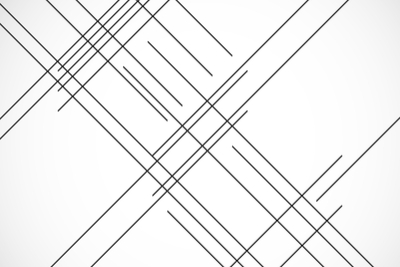
#> input picture segmentation/lines.jpg, 400 x 267 px, found by its file name
$ jupyter execute --allow-errors Detection.ipynb   (Python 2 division)
#> lines starting #> are read from the running program, lines starting #| are printed output that depends on the picture; after the words box and inside, x2 and y2 are one past the last pixel; in counts of white or black regions, pixels touching at a corner belong together
Hough lines:

[cell 1]
import cv2
import numpy as np

image = cv2.imread('/home/nikamanth/Documents/mynotes/cv/segmentation/lines.jpg')
#> image is the input picture: shape (267, 400, 3); min 7, max 255, mean 241
# image = cv2.pyrDown(image)
# image = cv2.pyrDown(image)

cv2.imshow("image",image)
cv2.waitKey(0)
gray = cv2.cvtColor(image,cv2.COLOR_BGR2GRAY)
# blur = cv2.GaussianBlur(gray,(3,3),120)
edges = cv2.Canny(gray,100,170)
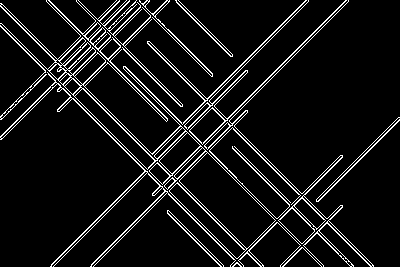
#> edges: shape (267, 400); 7.8% white in thin lines or dots
cv2.imshow("image",edges)
cv2.waitKey(0)
lines = cv2.HoughLines(edges, 1, np.pi/180, 120)
#> lines = 41 rows, first 8: [4, 2.36], [18, 2.36], [-74, 2.36], [223, 0.785], [216, 0.785], [1, 2.36], [-76, 2.36], [16, 2.36]
print len(lines)
#| 41
for i in range(len(lines)):
    for rho, theta in lines[i]:
        a = np.cos(theta)
        b = np.sin(theta)
        x0 = a * rho
        y0 = b * rho
        x1 = int(x0 + 1000*(-b))
        y1 = int(y0 + 1000*(a))
        x2 = int(x0 - 1000*(-b))
        y2 = int(y0 - 1000*(a))
        cv2.line(image, (x1, y1),(x2,y2), (255,0,0),2)
        cv2.imshow('Hough Lines' , image)
        cv2.waitKey(0)
#> this loop made 41 passes
#> pass 1, `cv2.imshow('Hough Lines' , image)`:
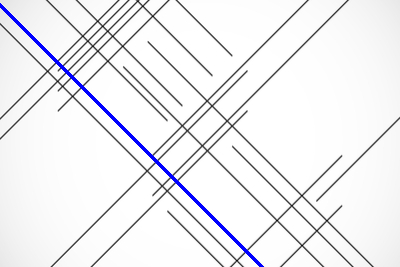
#> window 'Hough Lines': shape (267, 400, 3); mean B, G, R 242.1, 238.9, 238.9
#> pass 2, `cv2.imshow('Hough Lines' , image)`:
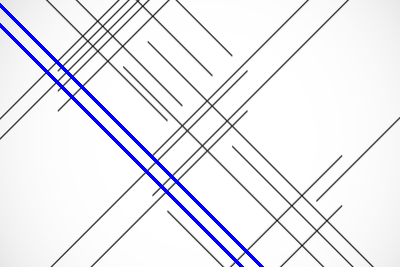
#> window 'Hough Lines': shape (267, 400, 3); mean B, G, R 243, 237, 237
#> after the loop:
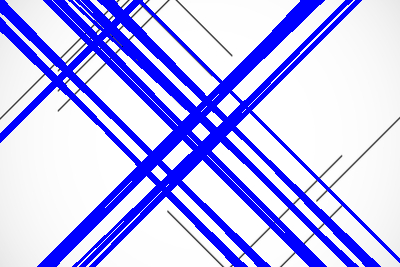
#> image: shape (267, 400, 3); mean B, G, R 250.3, 184.1, 184.1

cv2.imshow('Hough Lines' , image)
cv2.waitKey(0)
cv2.destroyAllWindows()

[cell 2]
import cv2
import numpy as np

image = cv2.imread('/home/nikamanth/Documents/mynotes/cv/segmentation/lines.jpg')
# image = cv2.pyrDown(image)
# image = cv2.pyrDown(image)

cv2.imshow("image",image)
cv2.waitKey(0)
gray = cv2.cvtColor(image,cv2.COLOR_BGR2GRAY)
blur = cv2.GaussianBlur(gray,(3,3),120)
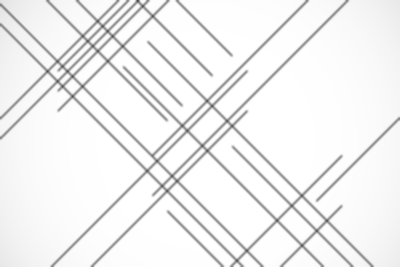
#> blur: shape (267, 400); min 67, max 255, mean 241
edges = cv2.Canny(blur,100,170)
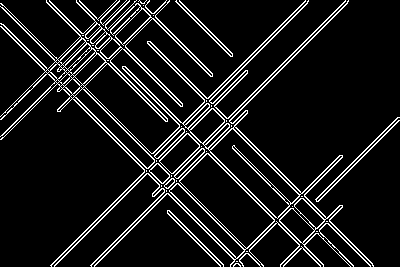
#> edges: shape (267, 400); 9.5% white in thin lines or dots
cv2.imshow("image",edges)
cv2.waitKey(0)
lines = cv2.HoughLinesP(edges, 1, np.pi/180, 100, 0, 0)
#> lines = 83 rows, first 6: [74, 99, 144, 169], [187, 128, 209, 106], [2, 7, 54, 59], [191, 129, 212, 108], [232, 128, 299, 195], [174, 176, 202, 148]
print range(len(lines))
#> (printed output is left out)
for i in range(len(lines)):
    for x1,y1,x2,y2 in lines[i]:
        cv2.line(image, (x1, y1),(x2,y2), (255,0,0),2)
#> this loop made 83 passes
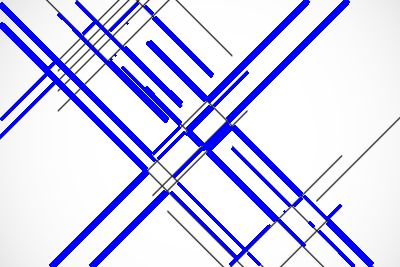
#> image: shape (267, 400, 3); 14.33% of pixels changed, all inside (x1, y1, x2, y2) = (0, 0, 374, 267)
#         cv2.imshow('Hough Lines' , image)
#         cv2.waitKey(0)

cv2.imshow('Hough Lines' , image)
cv2.waitKey(0)
cv2.destroyAllWindows()

Blob Detection:

[cell 3]
import cv2
import numpy as np

image = cv2.imread('/home/nikamanth/Documents/mynotes/cv/segmentation/sunflower.jpg',cv2.IMREAD_GRAYSCALE)
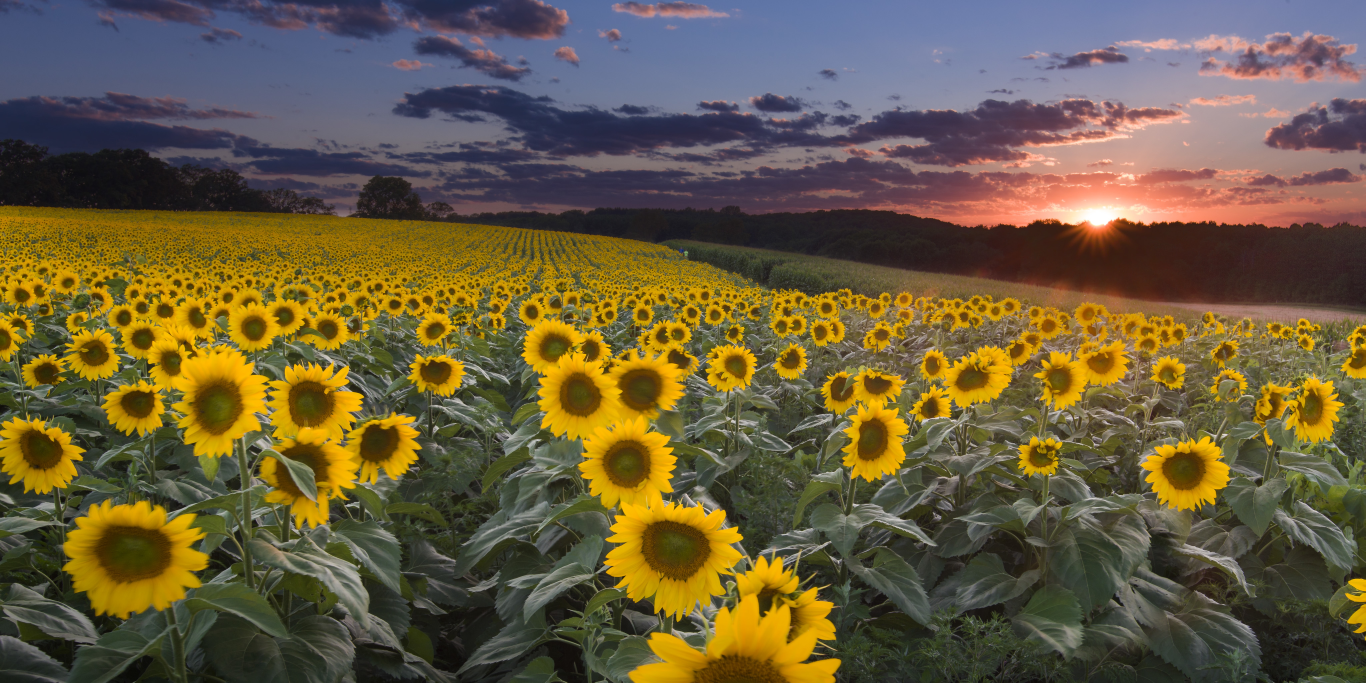
#> input picture segmentation/sunflower.jpg, 4096 x 2048 px, found by its file name (shown at 1/3 size)
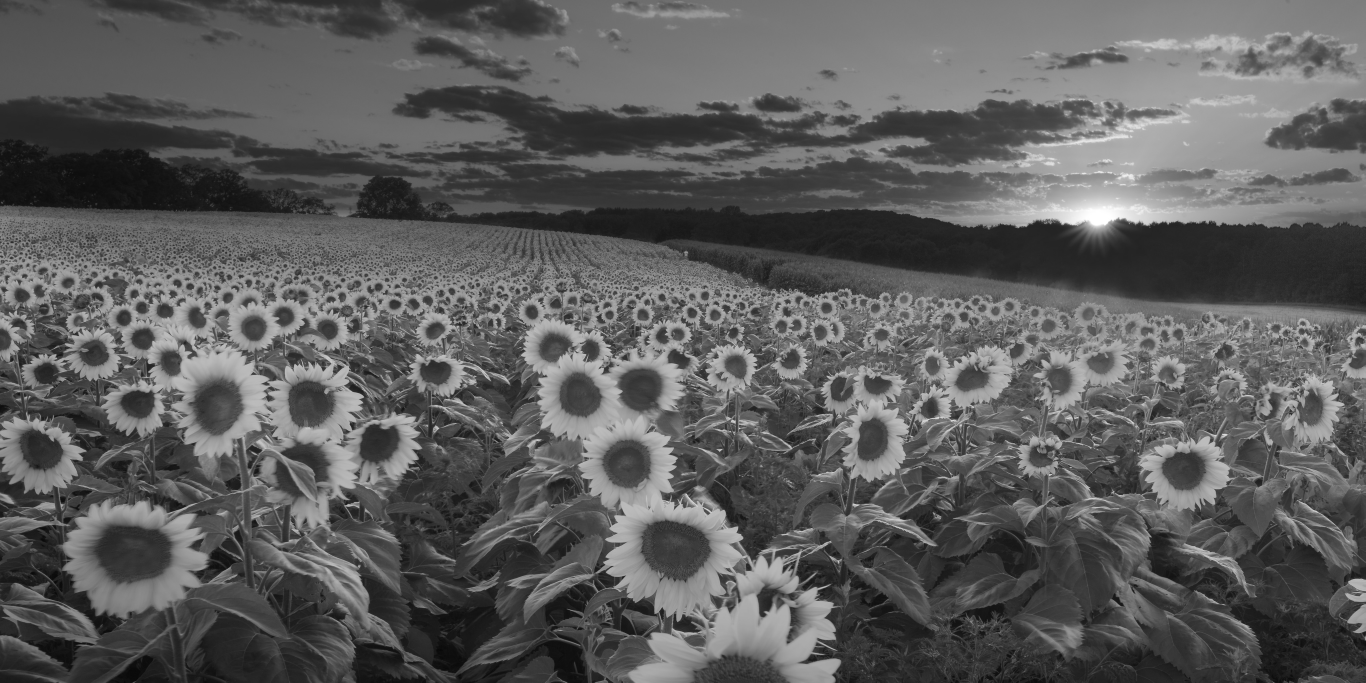
#> image: shape (2048, 4096) (shown at 1/3 size); min 5, max 255, mean 92.8
image = cv2.pyrDown(image)
#> image: shape (1024, 2048)
image = cv2.pyrDown(image)
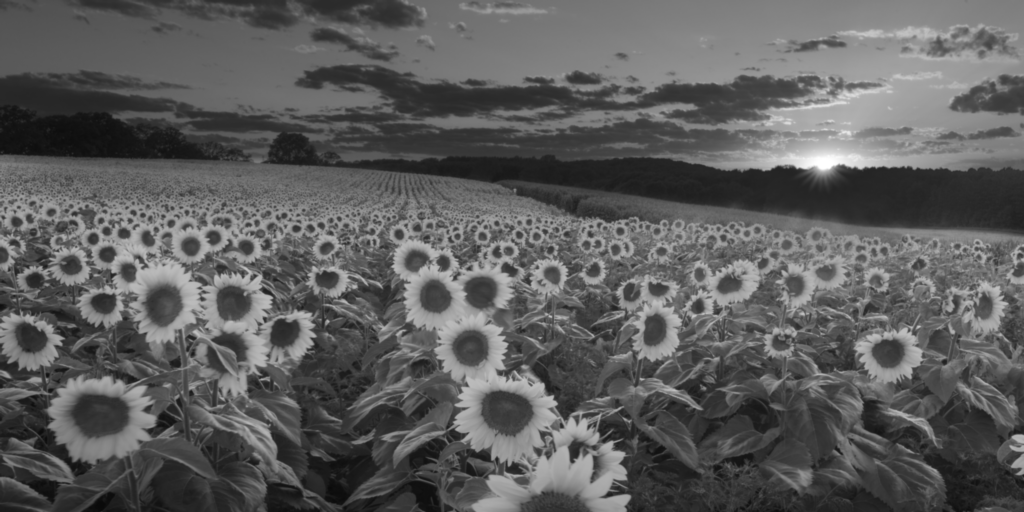
#> image: shape (512, 1024); min 10, max 255, mean 92.8
cv2.imshow("image",image)
cv2.waitKey(0)

#> (the rest of this cell did not finish here and is left out)
